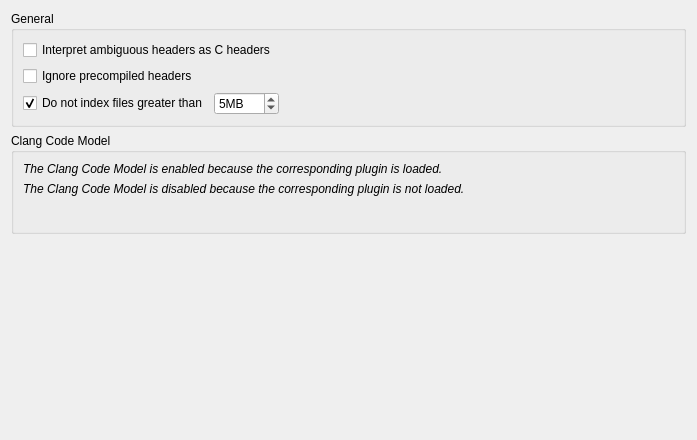
<?xml version="1.0" encoding="UTF-8"?>
<ui version="4.0">
 <class>CppEditor::Internal::CppCodeModelSettingsPage</class>
 <widget class="QWidget" name="CppEditor:Internal::CppCodeModelSettingsPage">
  <property name="geometry">
   <rect>
    <x>0</x>
    <y>0</y>
    <width>697</width>
    <height>440</height>
   </rect>
  </property>
  <property name="windowTitle">
   <string/>
  </property>
  <layout class="QVBoxLayout" name="verticalLayout_2">
   <item>
    <widget class="QGroupBox" name="anotherGroupBox">
     <property name="title">
      <string>General</string>
     </property>
     <layout class="QVBoxLayout" name="verticalLayout">
      <item>
       <widget class="QCheckBox" name="interpretAmbiguousHeadersAsCHeaders">
        <property name="text">
         <string>Interpret ambiguous headers as C headers</string>
        </property>
       </widget>
      </item>
      <item>
       <widget class="QCheckBox" name="ignorePCHCheckBox">
        <property name="toolTip">
         <string>&lt;html&gt;&lt;head/&gt;&lt;body&gt;&lt;p&gt;When precompiled headers are not ignored, the parsing for code completion and semantic highlighting will process the precompiled header before processing any file.&lt;/p&gt;&lt;/body&gt;&lt;/html&gt;</string>
        </property>
        <property name="text">
         <string>Ignore precompiled headers</string>
        </property>
       </widget>
      </item>
      <item>
       <layout class="QHBoxLayout" name="horizontalLayout">
        <item>
         <widget class="QCheckBox" name="skipIndexingBigFilesCheckBox">
          <property name="text">
           <string>Do not index files greater than</string>
          </property>
          <property name="checked">
           <bool>true</bool>
          </property>
         </widget>
        </item>
        <item>
         <widget class="QSpinBox" name="bigFilesLimitSpinBox">
          <property name="suffix">
           <string>MB</string>
          </property>
          <property name="minimum">
           <number>1</number>
          </property>
          <property name="maximum">
           <number>500</number>
          </property>
          <property name="value">
           <number>5</number>
          </property>
         </widget>
        </item>
        <item>
         <spacer name="horizontalSpacer">
          <property name="orientation">
           <enum>Qt::Horizontal</enum>
          </property>
          <property name="sizeHint" stdset="0">
           <size>
            <width>40</width>
            <height>20</height>
           </size>
          </property>
         </spacer>
        </item>
       </layout>
      </item>
      <item>
       <layout class="QHBoxLayout" name="horizontalLayout_3"/>
      </item>
     </layout>
    </widget>
   </item>
   <item>
    <widget class="QGroupBox" name="groupBox">
     <property name="title">
      <string>Clang Code Model</string>
     </property>
     <layout class="QVBoxLayout" name="verticalLayout_3">
      <item>
       <widget class="QLabel" name="clangCodeModelIsEnabledHint">
        <property name="text">
         <string>&lt;i&gt;The Clang Code Model is enabled because the corresponding plugin is loaded.&lt;/i&gt;</string>
        </property>
       </widget>
      </item>
      <item>
       <widget class="QLabel" name="clangCodeModelIsDisabledHint">
        <property name="text">
         <string>&lt;i&gt;The Clang Code Model is disabled because the corresponding plugin is not loaded.&lt;/i&gt;</string>
        </property>
       </widget>
      </item>
      <item>
       <widget class="CppEditor::ClangDiagnosticConfigsSelectionWidget" name="clangDiagnosticConfigsSelectionWidget" native="true"/>
      </item>
      <item>
       <layout class="QHBoxLayout" name="horizontalLayout_2">
        <item>
         <spacer name="horizontalSpacer_2">
          <property name="orientation">
           <enum>Qt::Horizontal</enum>
          </property>
          <property name="sizeHint" stdset="0">
           <size>
            <width>40</width>
            <height>20</height>
           </size>
          </property>
         </spacer>
        </item>
       </layout>
      </item>
     </layout>
    </widget>
   </item>
   <item>
    <spacer name="verticalSpacer">
     <property name="orientation">
      <enum>Qt::Vertical</enum>
     </property>
     <property name="sizeHint" stdset="0">
      <size>
       <width>20</width>
       <height>40</height>
      </size>
     </property>
    </spacer>
   </item>
  </layout>
 </widget>
 <customwidgets>
  <customwidget>
   <class>CppEditor::ClangDiagnosticConfigsSelectionWidget</class>
   <extends>QWidget</extends>
   <header>cppeditor/clangdiagnosticconfigsselectionwidget.hpp</header>
  </customwidget>
 </customwidgets>
 <resources/>
 <connections/>
</ui>
